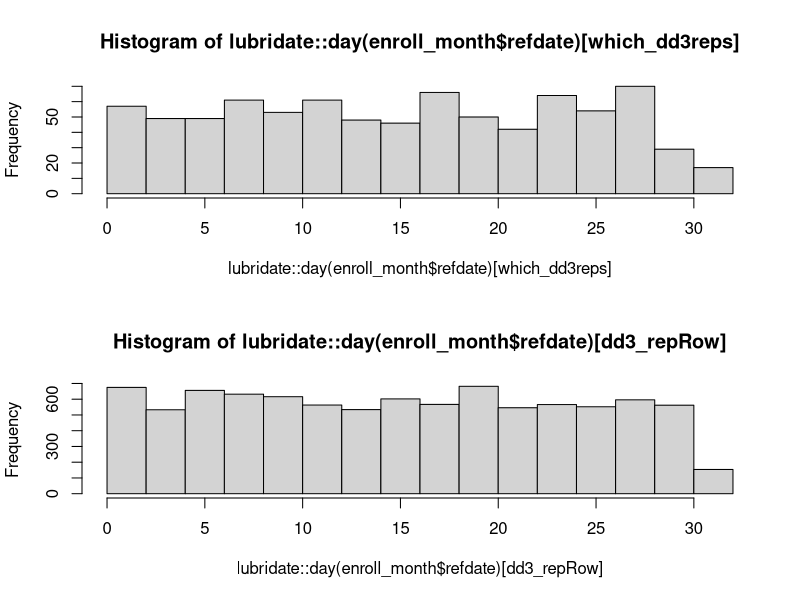
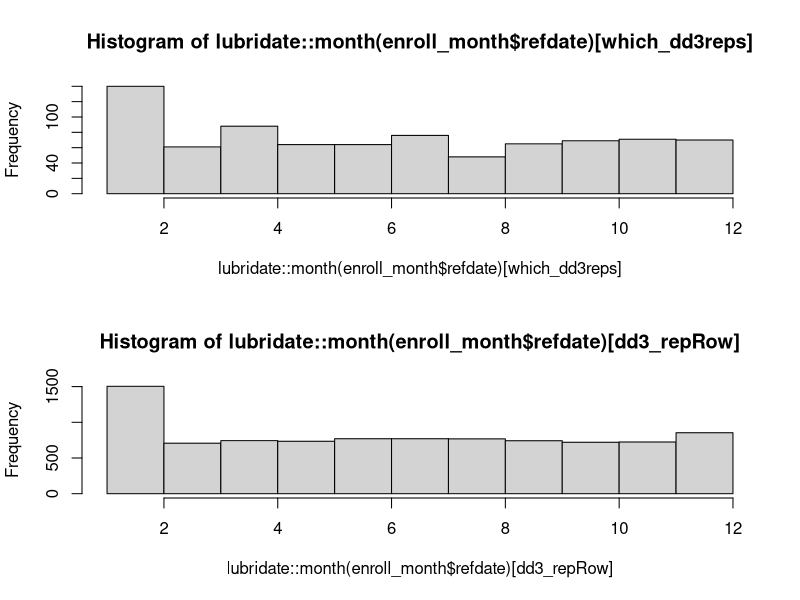
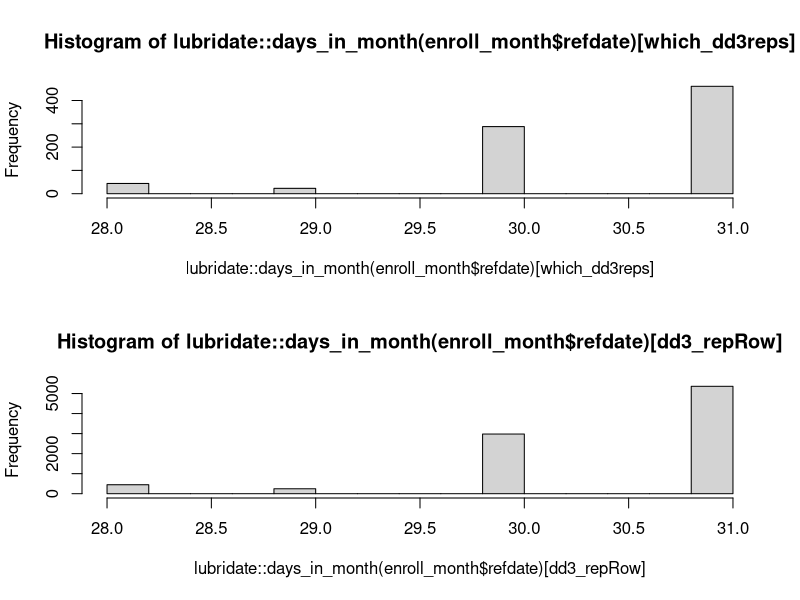
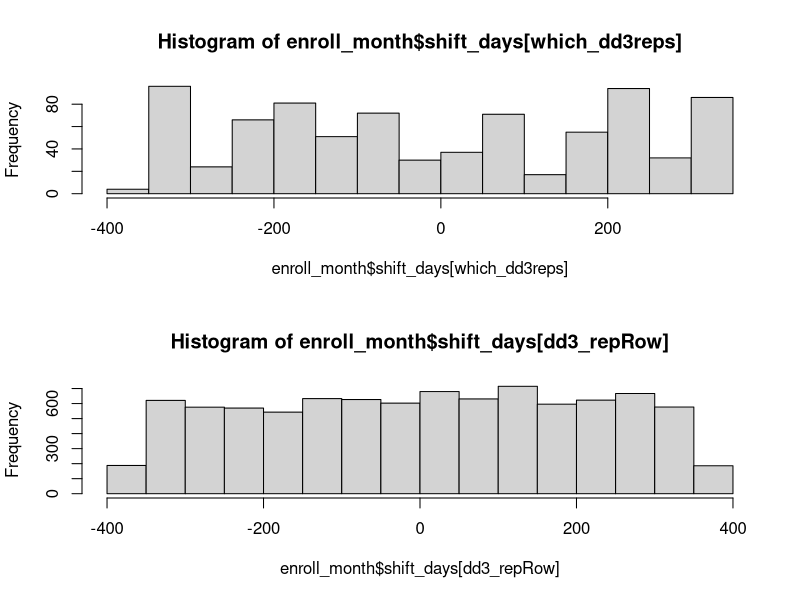

Write R code to recreate these figures, in order.
set.seed(4231)

nbene <- 10000
nbene <- ifelse(nbene%%3 != 0, nbene - nbene%%3, nbene)

enroll_month <- matrix(data = sample(LETTERS, size = 12*nbene, replace = TRUE), nrow = nbene, ncol = 12)
enroll_month <- as.data.frame(enroll_month)
names(enroll_month) <- month.abb
enroll_month$ID <- rep(paste0("ID", 1:(nbene/3)), each = 3)
enroll_month$year_enroll <- rep(2011:2013, times = nbene/3)
yr <- as.character(sample(x = 2011:2013, size = nbene/3, replace = TRUE))
mn <- sample(x = 1:12, nbene/3, replace = TRUE)
mn <- ifelse(mn %in% 1:9, paste0("0", mn), as.character(mn))
dy <- sample(x = 1:31, size = nbene/3, replace = TRUE)
enroll_month$refdate <- rep(as.Date(paste(yr, mn, dy, sep = "-")), each = 3)
enroll_month$shift_days <- rep(sample(x = -365:365, size = nbene/3, replace = TRUE), each = 3)

enroll_month <- enroll_month[which(!is.na(enroll_month$refdate)), ]
enroll_month$refdate <- enroll_month$refdate + enroll_month$shift_days

rm(dy, mn, yr, nbene)

## Okay... don't think I actually need to think about their enrollment status each month
## Rather, just want to put some numbers on extent of problem from shifting at the day-level date for month-level variables

month2date <- function(month, year) {
  m <- ifelse(month %in% 1:9, paste0("0", month), month)
  paste(year, m, "01", sep = "-")
}
yearMonths <- function(year) {
  month12 <- lapply(1:12, function(x) month2date(x, year))
  unlist(month12)
}

month_original <- lapply(enroll_month$year_enroll, yearMonths)
month_original <- do.call("rbind", month_original)
monthdf <- cbind(enroll_month, month_original)
idx <- (ncol(monthdf)-11):ncol(monthdf)
j <- 1
for(i in idx) {
  monthdf[,i] <- as.Date(monthdf[,i])
  names(monthdf)[i] <- paste0("orig_", month.abb[j])
  j <- j + 1
}

month_shift <- monthdf[ , grep("^orig_", names(monthdf))]
for(i in 1:nrow(monthdf)) {
  month_shift[i,] <- month_shift[i,] - monthdf$shift_days[i]
}
dd <- lapply(month_shift, as.POSIXlt.Date)
dd2 <- lapply(dd, lubridate::month)
dd3 <- do.call("cbind.data.frame", dd2)

check_reps <- function(x) {
  length(unique(x)) == length(x)
}

dd3_repRow <- apply(dd3, 1, check_reps)
all(dd3_repRow)
which_dd3reps <- which(!dd3_repRow)
dd3[which_dd3reps[1:9], ]
monthdf[which_dd3reps[1:9], ]

do.call("cbind.data.frame", dd)[which_dd3reps[1:9], ]

c_old <- monthdf[which_dd3reps[1:9], ]
c_shift <- do.call("cbind.data.frame", dd)[which_dd3reps[1:9], ]
names(c_shift) <- gsub("orig", "shifted", names(c_shift))
View(cbind(c_old, c_shift))

# pct with overlap after shift
paste0(round(1 - mean(dd3_repRow), 3)*100, "%")
# ... 8.8% should be high relative to what we see in the real data...
# ... in CMS data, overlaps % only of subset with both overlap month from date shift that also has enroll status change
                    
par(mfcol = c(2,1))
hist(lubridate::day(enroll_month$refdate)[which_dd3reps])
hist(lubridate::day(enroll_month$refdate)[dd3_repRow])

hist(lubridate::month(enroll_month$refdate)[which_dd3reps])
hist(lubridate::month(enroll_month$refdate)[dd3_repRow])

hist(lubridate::days_in_month(enroll_month$refdate)[which_dd3reps])
hist(lubridate::days_in_month(enroll_month$refdate)[dd3_repRow])

hist(enroll_month$shift_days[which_dd3reps])
hist(enroll_month$shift_days[dd3_repRow])
par(mfcol = c(1,1))
